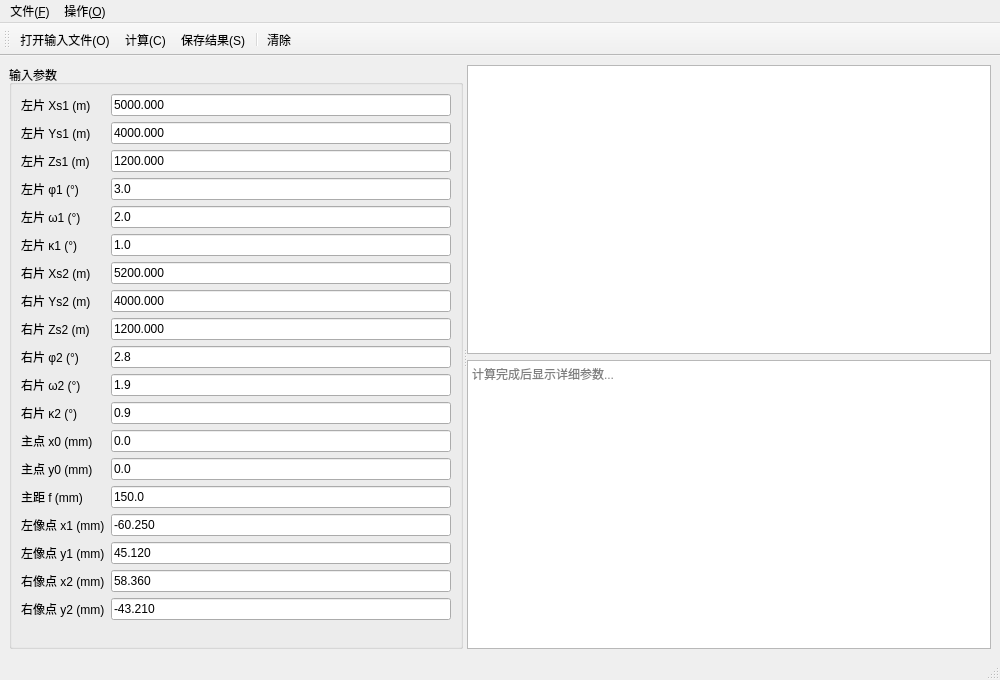
<?xml version="1.0" encoding="UTF-8"?>
<ui version="4.0">
 <class>MainWindow</class>
 <widget class="QMainWindow" name="MainWindow">
  <property name="geometry">
   <rect><x>0</x><y>0</y><width>1000</width><height>680</height></rect>
  </property>
  <property name="windowTitle">
   <string>空间前方交会解算系统</string>
  </property>

  <widget class="QWidget" name="centralwidget">
   <layout class="QHBoxLayout" name="hLayout">

    <item>
     <widget class="QSplitter" name="splitter">
      <property name="orientation"><enum>Qt::Horizontal</enum></property>

      <!-- 左：输入参数区 -->
      <widget class="QGroupBox" name="groupInput">
       <property name="title"><string>输入参数</string></property>
       <layout class="QFormLayout" name="formLayout">

        <item row="0" column="0">
         <widget class="QLabel" name="label_xs1"><property name="text"><string>左片 Xs1 (m)</string></property></widget>
        </item>
        <item row="0" column="1">
         <widget class="QLineEdit" name="edit_xs1"><property name="text"><string>5000.000</string></property></widget>
        </item>

        <item row="1" column="0">
         <widget class="QLabel" name="label_ys1"><property name="text"><string>左片 Ys1 (m)</string></property></widget>
        </item>
        <item row="1" column="1">
         <widget class="QLineEdit" name="edit_ys1"><property name="text"><string>4000.000</string></property></widget>
        </item>

        <item row="2" column="0">
         <widget class="QLabel" name="label_zs1"><property name="text"><string>左片 Zs1 (m)</string></property></widget>
        </item>
        <item row="2" column="1">
         <widget class="QLineEdit" name="edit_zs1"><property name="text"><string>1200.000</string></property></widget>
        </item>

        <item row="3" column="0">
         <widget class="QLabel" name="label_phi1"><property name="text"><string>左片 φ1 (°)</string></property></widget>
        </item>
        <item row="3" column="1">
         <widget class="QLineEdit" name="edit_phi1"><property name="text"><string>3.0</string></property></widget>
        </item>

        <item row="4" column="0">
         <widget class="QLabel" name="label_omega1"><property name="text"><string>左片 ω1 (°)</string></property></widget>
        </item>
        <item row="4" column="1">
         <widget class="QLineEdit" name="edit_omega1"><property name="text"><string>2.0</string></property></widget>
        </item>

        <item row="5" column="0">
         <widget class="QLabel" name="label_kappa1"><property name="text"><string>左片 κ1 (°)</string></property></widget>
        </item>
        <item row="5" column="1">
         <widget class="QLineEdit" name="edit_kappa1"><property name="text"><string>1.0</string></property></widget>
        </item>

        <item row="6" column="0">
         <widget class="QLabel" name="label_xs2"><property name="text"><string>右片 Xs2 (m)</string></property></widget>
        </item>
        <item row="6" column="1">
         <widget class="QLineEdit" name="edit_xs2"><property name="text"><string>5200.000</string></property></widget>
        </item>

        <item row="7" column="0">
         <widget class="QLabel" name="label_ys2"><property name="text"><string>右片 Ys2 (m)</string></property></widget>
        </item>
        <item row="7" column="1">
         <widget class="QLineEdit" name="edit_ys2"><property name="text"><string>4000.000</string></property></widget>
        </item>

        <item row="8" column="0">
         <widget class="QLabel" name="label_zs2"><property name="text"><string>右片 Zs2 (m)</string></property></widget>
        </item>
        <item row="8" column="1">
         <widget class="QLineEdit" name="edit_zs2"><property name="text"><string>1200.000</string></property></widget>
        </item>

        <item row="9" column="0">
         <widget class="QLabel" name="label_phi2"><property name="text"><string>右片 φ2 (°)</string></property></widget>
        </item>
        <item row="9" column="1">
         <widget class="QLineEdit" name="edit_phi2"><property name="text"><string>2.8</string></property></widget>
        </item>

        <item row="10" column="0">
         <widget class="QLabel" name="label_omega2"><property name="text"><string>右片 ω2 (°)</string></property></widget>
        </item>
        <item row="10" column="1">
         <widget class="QLineEdit" name="edit_omega2"><property name="text"><string>1.9</string></property></widget>
        </item>

        <item row="11" column="0">
         <widget class="QLabel" name="label_kappa2"><property name="text"><string>右片 κ2 (°)</string></property></widget>
        </item>
        <item row="11" column="1">
         <widget class="QLineEdit" name="edit_kappa2"><property name="text"><string>0.9</string></property></widget>
        </item>

        <item row="12" column="0">
         <widget class="QLabel" name="label_x0"><property name="text"><string>主点 x0 (mm)</string></property></widget>
        </item>
        <item row="12" column="1">
         <widget class="QLineEdit" name="edit_x0"><property name="text"><string>0.0</string></property></widget>
        </item>

        <item row="13" column="0">
         <widget class="QLabel" name="label_y0"><property name="text"><string>主点 y0 (mm)</string></property></widget>
        </item>
        <item row="13" column="1">
         <widget class="QLineEdit" name="edit_y0"><property name="text"><string>0.0</string></property></widget>
        </item>

        <item row="14" column="0">
         <widget class="QLabel" name="label_f"><property name="text"><string>主距 f (mm)</string></property></widget>
        </item>
        <item row="14" column="1">
         <widget class="QLineEdit" name="edit_f"><property name="text"><string>150.0</string></property></widget>
        </item>

        <item row="15" column="0">
         <widget class="QLabel" name="label_x1"><property name="text"><string>左像点 x1 (mm)</string></property></widget>
        </item>
        <item row="15" column="1">
         <widget class="QLineEdit" name="edit_x1"><property name="text"><string>-60.250</string></property></widget>
        </item>

        <item row="16" column="0">
         <widget class="QLabel" name="label_y1"><property name="text"><string>左像点 y1 (mm)</string></property></widget>
        </item>
        <item row="16" column="1">
         <widget class="QLineEdit" name="edit_y1"><property name="text"><string>45.120</string></property></widget>
        </item>

        <item row="17" column="0">
         <widget class="QLabel" name="label_x2"><property name="text"><string>右像点 x2 (mm)</string></property></widget>
        </item>
        <item row="17" column="1">
         <widget class="QLineEdit" name="edit_x2"><property name="text"><string>58.360</string></property></widget>
        </item>

        <item row="18" column="0">
         <widget class="QLabel" name="label_y2"><property name="text"><string>右像点 y2 (mm)</string></property></widget>
        </item>
        <item row="18" column="1">
         <widget class="QLineEdit" name="edit_y2"><property name="text"><string>-43.210</string></property></widget>
        </item>

       </layout>
      </widget>

      <!-- 右：结果区（表格+文本） -->
      <widget class="QWidget" name="widgetRight">
       <layout class="QVBoxLayout" name="vRight">

        <item>
         <widget class="QTableWidget" name="tableResult">
          <property name="alternatingRowColors"><bool>true</bool></property>
          <property name="editTriggers">
           <set>QAbstractItemView::NoEditTriggers</set>
          </property>
         </widget>
        </item>

        <item>
         <widget class="QTextEdit" name="textDetail">
          <property name="readOnly"><bool>true</bool></property>
          <property name="placeholderText">
           <string>计算完成后显示详细参数...</string>
          </property>
         </widget>
        </item>

       </layout>
      </widget>

     </widget>
    </item>

   </layout>
  </widget>

  <!-- 菜单栏 -->
  <widget class="QMenuBar" name="menubar">
   <property name="geometry">
    <rect><x>0</x><y>0</y><width>1000</width><height>30</height></rect>
   </property>
   <widget class="QMenu" name="menuFile">
    <property name="title"><string>文件(&amp;F)</string></property>
    <addaction name="actionOpen"/>
    <addaction name="actionSave"/>
    <addaction name="separator"/>
    <addaction name="actionExit"/>
   </widget>
   <widget class="QMenu" name="menuOp">
    <property name="title"><string>操作(&amp;O)</string></property>
    <addaction name="actionCalc"/>
    <addaction name="separator"/>
    <addaction name="actionClear"/>
   </widget>
   <addaction name="menuFile"/>
   <addaction name="menuOp"/>
  </widget>

  <!-- 工具栏 -->
  <widget class="QToolBar" name="toolBar">
   <attribute name="toolBarArea"><enum>TopToolBarArea</enum></attribute>
   <addaction name="actionOpen"/>
   <addaction name="actionCalc"/>
   <addaction name="actionSave"/>
   <addaction name="separator"/>
   <addaction name="actionClear"/>
  </widget>

  <widget class="QStatusBar" name="statusbar"/>

  <action name="actionOpen">
   <property name="text"><string>打开输入文件(&amp;O)</string></property>
   <property name="shortcut"><string>Ctrl+O</string></property>
  </action>
  <action name="actionCalc">
   <property name="text"><string>计算(&amp;C)</string></property>
   <property name="shortcut"><string>F5</string></property>
  </action>
  <action name="actionSave">
   <property name="text"><string>保存结果(&amp;S)</string></property>
   <property name="shortcut"><string>Ctrl+S</string></property>
  </action>
  <action name="actionExit">
   <property name="text"><string>退出(&amp;Q)</string></property>
   <property name="shortcut"><string>Ctrl+Q</string></property>
  </action>
  <action name="actionClear">
   <property name="text"><string>清除</string></property>
  </action>

 </widget>
 <resources/>
 <connections/>
</ui>
